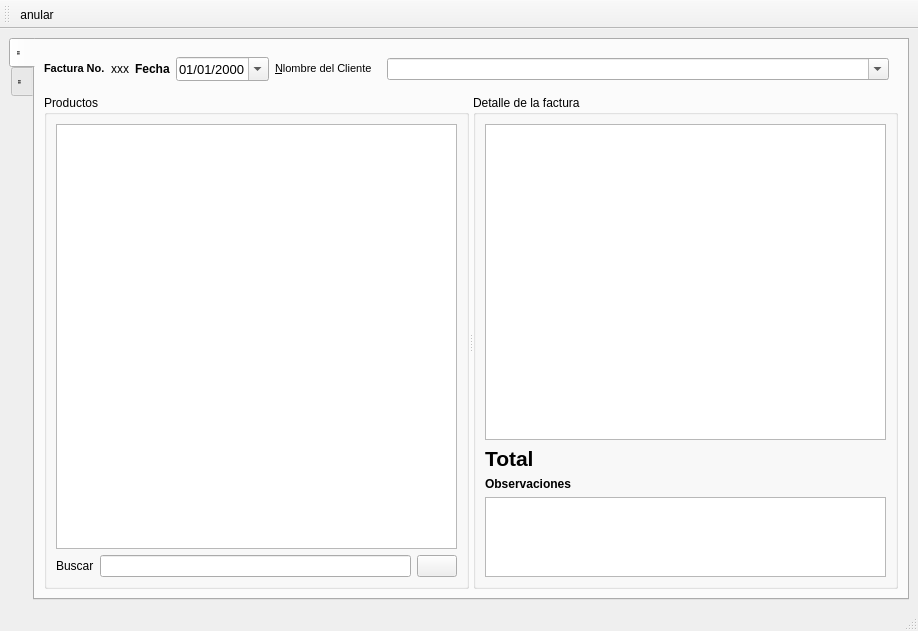
<?xml version="1.0" encoding="UTF-8"?>
<ui version="4.0">
 <class>frmFactura</class>
 <widget class="QMainWindow" name="frmFactura">
  <property name="geometry">
   <rect>
    <x>0</x>
    <y>0</y>
    <width>918</width>
    <height>631</height>
   </rect>
  </property>
  <property name="windowTitle">
   <string>Factura</string>
  </property>
  <widget class="QWidget" name="centralwidget">
   <layout class="QHBoxLayout" name="horizontalLayout_5">
    <item>
     <widget class="QTabWidget" name="tabWidget">
      <property name="tabPosition">
       <enum>QTabWidget::West</enum>
      </property>
      <property name="currentIndex">
       <number>0</number>
      </property>
      <widget class="QWidget" name="tabdetails">
       <attribute name="icon">
        <iconset resource="../../../EsquipulasPy/esquipulaspy/ui/res.qrc">
         <normaloff>:/icons/res/document-edit.png</normaloff>:/icons/res/document-edit.png</iconset>
       </attribute>
       <attribute name="title">
        <string notr="true">''</string>
       </attribute>
       <layout class="QVBoxLayout" name="verticalLayout_4">
        <item>
         <layout class="QGridLayout" name="gridLayout">
          <item row="0" column="2">
           <widget class="QLabel" name="label_5">
            <property name="sizePolicy">
             <sizepolicy hsizetype="Fixed" vsizetype="Preferred">
              <horstretch>0</horstretch>
              <verstretch>0</verstretch>
             </sizepolicy>
            </property>
            <property name="text">
             <string>&lt;b&gt;Fecha&lt;/b&gt;</string>
            </property>
            <property name="buddy">
             <cstring>dtPicker</cstring>
            </property>
           </widget>
          </item>
          <item row="0" column="3">
           <widget class="QDateTimeEdit" name="dtPicker">
            <property name="sizePolicy">
             <sizepolicy hsizetype="Fixed" vsizetype="Fixed">
              <horstretch>0</horstretch>
              <verstretch>0</verstretch>
             </sizepolicy>
            </property>
            <property name="font">
             <font>
              <pointsize>10</pointsize>
             </font>
            </property>
            <property name="alignment">
             <set>Qt::AlignRight|Qt::AlignTrailing|Qt::AlignVCenter</set>
            </property>
            <property name="readOnly">
             <bool>false</bool>
            </property>
            <property name="displayFormat">
             <string>dd/MM/yyyy</string>
            </property>
            <property name="calendarPopup">
             <bool>true</bool>
            </property>
           </widget>
          </item>
          <item row="0" column="4">
           <widget class="QLabel" name="label">
            <property name="sizePolicy">
             <sizepolicy hsizetype="Fixed" vsizetype="Preferred">
              <horstretch>0</horstretch>
              <verstretch>0</verstretch>
             </sizepolicy>
            </property>
            <property name="text">
             <string>&lt;!DOCTYPE HTML PUBLIC &quot;-//W3C//DTD HTML 4.0//EN&quot; &quot;http://www.w3.org/TR/REC-html40/strict.dtd&quot;&gt;
&lt;html&gt;&lt;head&gt;&lt;meta name=&quot;qrichtext&quot; content=&quot;1&quot; /&gt;&lt;style type=&quot;text/css&quot;&gt;
p, li { white-space: pre-wrap; }
&lt;/style&gt;&lt;/head&gt;&lt;body style=&quot; font-family:'MS Shell Dlg 2'; font-size:8.25pt; font-weight:400; font-style:normal;&quot;&gt;
&lt;p style=&quot; margin-top:0px; margin-bottom:0px; margin-left:0px; margin-right:0px; -qt-block-indent:0; text-indent:0px;&quot;&gt;&lt;span style=&quot; font-size:8pt;&quot;&gt;&amp;amp;Nlombre del Cliente&lt;/span&gt;&lt;/p&gt;&lt;/body&gt;&lt;/html&gt;</string>
            </property>
            <property name="buddy">
             <cstring>txtcliente</cstring>
            </property>
           </widget>
          </item>
          <item row="0" column="5" colspan="2">
           <widget class="QStackedWidget" name="swcliente">
            <property name="sizePolicy">
             <sizepolicy hsizetype="MinimumExpanding" vsizetype="Maximum">
              <horstretch>0</horstretch>
              <verstretch>0</verstretch>
             </sizepolicy>
            </property>
            <property name="currentIndex">
             <number>0</number>
            </property>
            <widget class="QWidget" name="page_3">
             <layout class="QHBoxLayout" name="horizontalLayout_4">
              <item>
               <widget class="QComboBox" name="cbcliente">
                <property name="editable">
                 <bool>true</bool>
                </property>
               </widget>
              </item>
             </layout>
            </widget>
            <widget class="QWidget" name="page_4">
             <layout class="QHBoxLayout" name="horizontalLayout_3">
              <item>
               <widget class="QLineEdit" name="txtcliente">
                <property name="readOnly">
                 <bool>true</bool>
                </property>
               </widget>
              </item>
             </layout>
            </widget>
           </widget>
          </item>
          <item row="0" column="0">
           <widget class="QLabel" name="label_6">
            <property name="sizePolicy">
             <sizepolicy hsizetype="Fixed" vsizetype="Preferred">
              <horstretch>0</horstretch>
              <verstretch>0</verstretch>
             </sizepolicy>
            </property>
            <property name="text">
             <string>&lt;!DOCTYPE HTML PUBLIC &quot;-//W3C//DTD HTML 4.0//EN&quot; &quot;http://www.w3.org/TR/REC-html40/strict.dtd&quot;&gt;
&lt;html&gt;&lt;head&gt;&lt;meta name=&quot;qrichtext&quot; content=&quot;1&quot; /&gt;&lt;style type=&quot;text/css&quot;&gt;
p, li { white-space: pre-wrap; }
&lt;/style&gt;&lt;/head&gt;&lt;body style=&quot; font-family:'MS Shell Dlg 2'; font-size:8.25pt; font-weight:400; font-style:normal;&quot;&gt;
&lt;p style=&quot; margin-top:0px; margin-bottom:0px; margin-left:0px; margin-right:0px; -qt-block-indent:0; text-indent:0px;&quot;&gt;&lt;span style=&quot; font-weight:600;&quot;&gt;Factura No.&lt;/span&gt;&lt;/p&gt;&lt;/body&gt;&lt;/html&gt;</string>
            </property>
            <property name="buddy">
             <cstring>dtPicker</cstring>
            </property>
           </widget>
          </item>
          <item row="0" column="1">
           <widget class="QLabel" name="lblnumero">
            <property name="sizePolicy">
             <sizepolicy hsizetype="Fixed" vsizetype="Preferred">
              <horstretch>0</horstretch>
              <verstretch>0</verstretch>
             </sizepolicy>
            </property>
            <property name="text">
             <string>xxx</string>
            </property>
            <property name="buddy">
             <cstring>dtPicker</cstring>
            </property>
           </widget>
          </item>
         </layout>
        </item>
        <item>
         <widget class="QSplitter" name="splitter">
          <property name="sizePolicy">
           <sizepolicy hsizetype="Expanding" vsizetype="MinimumExpanding">
            <horstretch>0</horstretch>
            <verstretch>0</verstretch>
           </sizepolicy>
          </property>
          <property name="orientation">
           <enum>Qt::Horizontal</enum>
          </property>
          <widget class="QGroupBox" name="groupBox">
           <property name="sizePolicy">
            <sizepolicy hsizetype="Preferred" vsizetype="MinimumExpanding">
             <horstretch>0</horstretch>
             <verstretch>0</verstretch>
            </sizepolicy>
           </property>
           <property name="title">
            <string>Productos</string>
           </property>
           <layout class="QVBoxLayout" name="verticalLayout">
            <item>
             <widget class="TreeOfTableWidget" name="categoriesview"/>
            </item>
            <item>
             <layout class="QHBoxLayout" name="horizontalLayout_9">
              <item>
               <widget class="QLabel" name="label_13">
                <property name="text">
                 <string>Buscar</string>
                </property>
                <property name="buddy">
                 <cstring>txtCategorySearch</cstring>
                </property>
               </widget>
              </item>
              <item>
               <widget class="QLineEdit" name="txtCategorySearch"/>
              </item>
              <item>
               <widget class="QPushButton" name="btneditar">
                <property name="toolTip">
                 <string>Editar Producto</string>
                </property>
                <property name="text">
                 <string/>
                </property>
                <property name="icon">
                 <iconset resource="../../../EsquipulasPy/esquipulaspy/ui/res.qrc">
                  <normaloff>:/icons/res/document-edit.png</normaloff>:/icons/res/document-edit.png</iconset>
                </property>
                <property name="shortcut">
                 <string>Ctrl+F2</string>
                </property>
               </widget>
              </item>
             </layout>
            </item>
           </layout>
          </widget>
          <widget class="QGroupBox" name="groupBox_2">
           <property name="sizePolicy">
            <sizepolicy hsizetype="MinimumExpanding" vsizetype="MinimumExpanding">
             <horstretch>0</horstretch>
             <verstretch>0</verstretch>
            </sizepolicy>
           </property>
           <property name="title">
            <string>Detalle de la factura</string>
           </property>
           <layout class="QVBoxLayout" name="verticalLayout_3">
            <item>
             <widget class="OrderedEditTable" name="tabledetails">
              <property name="sizePolicy">
               <sizepolicy hsizetype="Expanding" vsizetype="MinimumExpanding">
                <horstretch>0</horstretch>
                <verstretch>0</verstretch>
               </sizepolicy>
              </property>
              <property name="minimumSize">
               <size>
                <width>0</width>
                <height>100</height>
               </size>
              </property>
              <property name="contextMenuPolicy">
               <enum>Qt::ActionsContextMenu</enum>
              </property>
              <property name="editTriggers">
               <set>QAbstractItemView::NoEditTriggers</set>
              </property>
              <property name="alternatingRowColors">
               <bool>true</bool>
              </property>
             </widget>
            </item>
            <item>
             <layout class="QHBoxLayout" name="horizontalLayout_6">
              <item>
               <widget class="QLabel" name="label_9">
                <property name="sizePolicy">
                 <sizepolicy hsizetype="Preferred" vsizetype="Fixed">
                  <horstretch>0</horstretch>
                  <verstretch>0</verstretch>
                 </sizepolicy>
                </property>
                <property name="font">
                 <font>
                  <pointsize>16</pointsize>
                  <weight>75</weight>
                  <bold>true</bold>
                 </font>
                </property>
                <property name="text">
                 <string>&lt;b&gt;Total&lt;/b&gt;</string>
                </property>
               </widget>
              </item>
              <item>
               <widget class="QLabel" name="lbltotal">
                <property name="sizePolicy">
                 <sizepolicy hsizetype="Preferred" vsizetype="Fixed">
                  <horstretch>0</horstretch>
                  <verstretch>0</verstretch>
                 </sizepolicy>
                </property>
                <property name="minimumSize">
                 <size>
                  <width>60</width>
                  <height>0</height>
                 </size>
                </property>
                <property name="maximumSize">
                 <size>
                  <width>300</width>
                  <height>16777215</height>
                 </size>
                </property>
                <property name="font">
                 <font>
                  <pointsize>16</pointsize>
                  <weight>75</weight>
                  <bold>true</bold>
                 </font>
                </property>
                <property name="styleSheet">
                 <string notr="true"/>
                </property>
                <property name="text">
                 <string/>
                </property>
                <property name="alignment">
                 <set>Qt::AlignRight|Qt::AlignTrailing|Qt::AlignVCenter</set>
                </property>
               </widget>
              </item>
             </layout>
            </item>
            <item>
             <layout class="QGridLayout" name="gridLayout_2">
              <item row="1" column="0" rowspan="2" colspan="2">
               <widget class="QPlainTextEdit" name="txtobservaciones">
                <property name="sizePolicy">
                 <sizepolicy hsizetype="MinimumExpanding" vsizetype="Fixed">
                  <horstretch>0</horstretch>
                  <verstretch>0</verstretch>
                 </sizepolicy>
                </property>
                <property name="minimumSize">
                 <size>
                  <width>0</width>
                  <height>40</height>
                 </size>
                </property>
                <property name="maximumSize">
                 <size>
                  <width>16777215</width>
                  <height>80</height>
                 </size>
                </property>
                <property name="readOnly">
                 <bool>true</bool>
                </property>
               </widget>
              </item>
              <item row="0" column="0" colspan="2">
               <widget class="QLabel" name="label_7">
                <property name="text">
                 <string>&lt;b&gt;Observaciones&lt;/b&gt;</string>
                </property>
               </widget>
              </item>
             </layout>
            </item>
           </layout>
          </widget>
         </widget>
        </item>
       </layout>
      </widget>
      <widget class="QWidget" name="tabnavigation">
       <attribute name="icon">
        <iconset resource="../../../EsquipulasPy/esquipulaspy/ui/res.qrc">
         <normaloff>:/icons/res/table.png</normaloff>:/icons/res/table.png</iconset>
       </attribute>
       <attribute name="title">
        <string notr="true">''</string>
       </attribute>
       <layout class="QVBoxLayout" name="verticalLayout_2">
        <item>
         <widget class="QTableView" name="tablenavigation">
          <property name="alternatingRowColors">
           <bool>true</bool>
          </property>
          <property name="selectionMode">
           <enum>QAbstractItemView::SingleSelection</enum>
          </property>
          <property name="selectionBehavior">
           <enum>QAbstractItemView::SelectRows</enum>
          </property>
          <attribute name="horizontalHeaderStretchLastSection">
           <bool>true</bool>
          </attribute>
          <attribute name="verticalHeaderVisible">
           <bool>false</bool>
          </attribute>
          <attribute name="verticalHeaderVisible">
           <bool>false</bool>
          </attribute>
          <attribute name="horizontalHeaderStretchLastSection">
           <bool>true</bool>
          </attribute>
         </widget>
        </item>
        <item>
         <layout class="QHBoxLayout" name="horizontalLayout">
          <item>
           <widget class="QLabel" name="label_4">
            <property name="text">
             <string>&amp;Buscar</string>
            </property>
            <property name="buddy">
             <cstring>txtSearch</cstring>
            </property>
           </widget>
          </item>
          <item>
           <widget class="QLineEdit" name="txtSearch"/>
          </item>
          <item>
           <widget class="QComboBox" name="cboFiltro">
            <item>
             <property name="text">
              <string>Todas</string>
             </property>
             <property name="icon">
              <iconset>
               <normaloff>:/images/res/simbolo-dolar-300x245.jpg</normaloff>:/images/res/simbolo-dolar-300x245.jpg</iconset>
             </property>
            </item>
            <item>
             <property name="text">
              <string>Confirmadas</string>
             </property>
             <property name="icon">
              <iconset resource="../../../EsquipulasPy/esquipulaspy/ui/res.qrc">
               <normaloff>:/icons/res/checkbox.png</normaloff>:/icons/res/checkbox.png</iconset>
             </property>
            </item>
            <item>
             <property name="text">
              <string>Anuladas</string>
             </property>
             <property name="icon">
              <iconset resource="../../../EsquipulasPy/esquipulaspy/ui/res.qrc">
               <normaloff>:/icons/res/edit-delete.png</normaloff>:/icons/res/edit-delete.png</iconset>
             </property>
            </item>
            <item>
             <property name="text">
              <string>Crédito Pendiente</string>
             </property>
             <property name="icon">
              <iconset resource="../../../EsquipulasPy/esquipulaspy/ui/res.qrc">
               <normaloff>:/images/res/account-types-checking.png</normaloff>:/images/res/account-types-checking.png</iconset>
             </property>
            </item>
            <item>
             <property name="text">
              <string>Anulación pendiente</string>
             </property>
             <property name="icon">
              <iconset resource="../../../EsquipulasPy/esquipulaspy/ui/res.qrc">
               <normaloff>:/icons/res/document-edit.png</normaloff>:/icons/res/document-edit.png</iconset>
             </property>
            </item>
           </widget>
          </item>
         </layout>
        </item>
       </layout>
      </widget>
     </widget>
    </item>
   </layout>
  </widget>
  <widget class="QStatusBar" name="statusbar"/>
  <widget class="QToolBar" name="toolBar">
   <property name="windowTitle">
    <string>toolBar</string>
   </property>
   <attribute name="toolBarArea">
    <enum>TopToolBarArea</enum>
   </attribute>
   <attribute name="toolBarBreak">
    <bool>false</bool>
   </attribute>
   <addaction name="actionAnular"/>
  </widget>
  <action name="actionAnular">
   <property name="enabled">
    <bool>true</bool>
   </property>
   <property name="icon">
    <iconset resource="../../../EsquipulasPy/esquipulaspy/ui/res.qrc">
     <normaloff>:/icons/res/edit-delete.png</normaloff>:/icons/res/edit-delete.png</iconset>
   </property>
   <property name="text">
    <string>anular</string>
   </property>
   <property name="toolTip">
    <string>Anular la Factura</string>
   </property>
  </action>
  <action name="actionEditar">
   <property name="icon">
    <iconset resource="../../../EsquipulasPy/esquipulaspy/ui/res.qrc">
     <normaloff>:/icons/res/document-edit.png</normaloff>:/icons/res/document-edit.png</iconset>
   </property>
   <property name="text">
    <string>Editar</string>
   </property>
   <property name="toolTip">
    <string>Editar</string>
   </property>
  </action>
 </widget>
 <customwidgets>
  <customwidget>
   <class>OrderedEditTable</class>
   <extends>QTableView</extends>
   <header>herramientas.widgets.h</header>
  </customwidget>
  <customwidget>
   <class>TreeOfTableWidget</class>
   <extends>QTreeView</extends>
   <header>factura.treewidget.h</header>
  </customwidget>
 </customwidgets>
 <tabstops>
  <tabstop>cbcliente</tabstop>
  <tabstop>txtobservaciones</tabstop>
  <tabstop>txtSearch</tabstop>
  <tabstop>tablenavigation</tabstop>
 </tabstops>
 <resources>
  <include location="../../../EsquipulasPy/esquipulaspy/ui/res.qrc"/>
 </resources>
 <connections/>
</ui>
